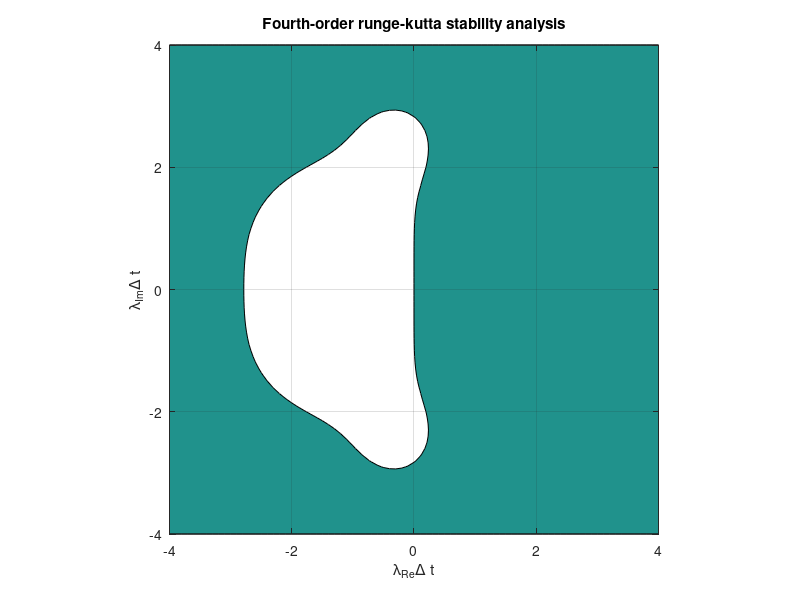

The MATLAB source for this figure: (Note: this script raises an error after producing the figure.)
%%%%%%%%%%%%%%%%%%%%%%%%%%%%%%%%%%%%%%%%%%%%%%%%%%%%%%%%%%%%%%%%%%%%%%%%%%%
%
% Applied High Perfomance Computing
%
%
%
% Problem:  Shallow water equation
%
% Method:   Sixth order semi finite discretization,
%           Fouth-order Runga Kutta Method
%
% Author: Anubhav Singh
%
%%%%%%%%%%%%%%%%%%%%%%%%%%%%%%%%%%%%%%%%%%%%%%%%%%%%%%%%%%%%%%%%%%%%%%%%%%%


function assignment1()

    clear all; close all; clc;
    %%%%%%%%%%%%%%%%%%%%%%%%%%%%%%%%%%%%%%%%%%%%%%%%%%%%%%%
    %%%%% Fourth-order runge-kutta stability analysis %%%%%
    %%%%%%%%%%%%%%%%%%%%%%%%%%%%%%%%%%%%%%%%%%%%%%%%%%%%%%%

    [X, Y]          = meshgrid(-4:0.1:4, -4:0.1:4);
    lambda_dt       = X + i*Y;
    sigma           = 1 + lambda_dt + (lambda_dt.^2)/2 + (lambda_dt.^3)/6 + (lambda_dt.^4)/24;
    Z               = abs(sigma);

    % Plot the stability diagram
    figure('WindowStyle', 'docked');

    contourf(X, Y, Z, [1 1],'-k');
    hold on;
    axis('equal', [-4 4 -4 4]);
    grid on;
    xlabel('\lambda_{Re}\Delta t');
    ylabel('\lambda_{Im}\Delta t');
    title("Fourth-order runge-kutta stability analysis");

    %%%%%%%%%%%%%%%%%%%%%%%%%%%%%%%%%%%%%%%%%%%%%%%%%%%%%%%
    %%%%% Fourth-order runge-kutta error analysis %%%%%
    %%%%%%%%%%%%%%%%%%%%%%%%%%%%%%%%%%%%%%%%%%%%%%%%%%%%%%%

    lambda_dt          = i*Y;
    sigma           = 1 + lambda_dt + (lambda_dt.^2)/2 + (lambda_dt.^3)/6 + (lambda_dt.^4)/24;
    Z               = abs(sigma);
    phase_sigma     = angle(sigma);
    phase_err       = phase_sigma - wrapToPi(Y);
    amp_err         = Z;

    % plot the phase-error
    figure('WindowStyle', 'docked');

    plot(Y, phase_err, 'LineWidth', 2, 'MarkerSize', 20);
    hold on;
    axis('equal', [-4 4 -7 7]);
    grid on;
    xlabel('\lambda_{Im}\Delta t');
    ylabel('\Delta \theta');
    title("Fourth-order runge-kutta phase error analysis");

    % plot the amplitude-error
    figure('WindowStyle', 'docked');

    plot(Y, amp_err, 'LineWidth', 2, 'MarkerSize', 20);
    hold on;
    axis('equal', [-4 4 -7 7]);
    grid on;
    xlabel('\lambda_{Im}\Delta t');
    ylabel('\Delta Amp');
    title("Fourth-order runge-kutta amplitude error analysis");

    %%%%%%%%%%%%%%%%%%%%%%%%%%%%%%%%%%%%%%%%%%%%%
    %%%%% Shallow water equation solution %%%%%%%
    %%%%%%%%%%%%%%%%%%%%%%%%%%%%%%%%%%%%%%%%%%%%%

    % Simulation parameters
    x_min           =   0.00;
    x_max           = 100.00;
    y_min           =   0.00;
    y_max           = 100.00;
    t_min           =   0.00;
    t_max           = 100.00;

    Delta_x         =  1;
    Delta_y         =  1;
    Delta_t         =  0.01;

    N_x=length(x_min:Delta_x:x_max); N_y=length(y_min:Delta_y:y_max);  %number of grid points

    N_t=length(t_min:Delta_t:t_max);  %number of time steps

    % Create meshgrid which hads 6 more gridpoints on both x and y axis.
    % The extra gridpoints accomodate for periodic boundary and calculation
    % of sixth order finite difference at gridpoints near the boundaries.
    [p,q]=meshgrid(cat(2, [x_min-3*Delta_y x_min-2*Delta_y x_min-Delta_y],...
            x_min:Delta_y:x_max,[x_min+Delta_y x_min+2*Delta_y x_min+3*Delta_y]),...
            cat(2, [y_min-3*Delta_y y_min-2*Delta_y y_min-Delta_y],...
            y_min:Delta_y:y_max,[y_min+Delta_y y_min+2*Delta_y y_min+3*Delta_y]));

    g=9.81;      % gravitational constant

    % initial condition
    x=4:N_x+3; y=4:N_y+3;
    time=0; %time in seconds
    h(1:N_x+6, 1:N_y+6)=1 + 0.5*exp(-1/25*((p-30).^2 + (q-30).^2));
    v_x(1:N_x+6, 1:N_y+6)=0;
    v_y(1:N_x+6, 1:N_y+6)=0;

    % plot the result
    swe_plot = figure('WindowStyle', 'docked');
    Solution = surf(x,y, h(x,y),'linestyle','none','EdgeColor','none'); view(-60,90);
    hold on;
    axis([4 N_x+3 4 N_y+3 -10 10]);
    xlabel('x'); ylabel('y'); zlabel('z');
    hold off;
    grid off;
    t = title(['t = ' num2str(time) ' s']);

    % time marching loop
    for n=1:N_t
        % Runge-Kutta fourth order
        k1_vx       = f_vx(v_x,v_y,h,N_x,N_y,Delta_x,Delta_y,g);
        k1_vy       = f_vy(v_x,v_y,h,N_x,N_y,Delta_x,Delta_y,g);
        k1_h        = f_h(v_x,v_y,h,N_x,N_y,Delta_x,Delta_y);
        v_x_t=v_x; v_y_t=v_y; h_t=h;
        v_x_t(x,y)  =v_x(x,y)+0.5*Delta_t*k1_vx;
        v_y_t(x,y)  =v_y(x,y)+0.5*Delta_t*k1_vy;
        h_t(x,y)    =h(x,y)+0.5*Delta_t*k1_h;
        v_x_t = apply_periodic_boundary(v_x_t);
        v_y_t = apply_periodic_boundary(v_y_t);
        h_t  = apply_periodic_boundary(h_t);

        k2_vx       =f_vx(v_x_t,v_y_t,h_t,N_x,N_y,Delta_x,Delta_y,g);
        k2_vy       =f_vy(v_x_t,v_y_t,h_t,N_x,N_y,Delta_x,Delta_y,g);
        k2_h        =f_h(v_x_t,v_y_t,h_t,N_x,N_y,Delta_x,Delta_y);
        v_x_t(x,y)  =v_x(x,y)+0.5*Delta_t*k2_vx;
        v_y_t(x,y)  =v_y(x,y)+0.5*Delta_t*k2_vy;
        h_t(x,y)    =h(x,y)+0.5*Delta_t*k2_h;
        v_x_t = apply_periodic_boundary(v_x_t);
        v_y_t = apply_periodic_boundary(v_y_t);
        h_t  = apply_periodic_boundary(h_t);

        k3_vx       =f_vx(v_x_t,v_y_t,h_t,N_x,N_y,Delta_x,Delta_y,g);
        k3_vy       =f_vy(v_x_t,v_y_t,h_t,N_x,N_y,Delta_x,Delta_y,g);
        k3_h        =f_h(v_x_t,v_y_t,h_t,N_x,N_y,Delta_x,Delta_y);
        v_x_t(x,y)  =v_x(x,y)+Delta_t*k3_vx;
        v_y_t(x,y)  =v_y(x,y)+Delta_t*k3_vy;
        h_t(x,y)    =h(x,y)+Delta_t*k3_h;
        v_x_t = apply_periodic_boundary(v_x_t);
        v_y_t = apply_periodic_boundary(v_y_t);
        h_t  = apply_periodic_boundary(h_t);

        k4_vx       =f_vx(v_x_t,v_y_t,h_t,N_x,N_y,Delta_x,Delta_y,g);
        k4_vy       =f_vy(v_x_t,v_y_t,h_t,N_x,N_y,Delta_x,Delta_y,g);
        k4_h        =f_h(v_x_t,v_y_t,h_t,N_x,N_y,Delta_x,Delta_y);
        v_x(x,y)    =v_x(x,y)+Delta_t*(k1_vx/6+k2_vx/3+k3_vx/3+k4_vx/6);
        v_y(x,y)    =v_y(x,y)+Delta_t*(k1_vy/6+k2_vy/3+k3_vy/3+k4_vy/6);
        h(x,y)      =h(x,y)+Delta_t*(k1_h/6+k2_h/3+k3_h/3+k4_h/6);
        v_x_t = apply_periodic_boundary(v_x_t);
        v_y_t = apply_periodic_boundary(v_y_t);
        h_t  = apply_periodic_boundary(h_t);

        time=time+Delta_t;

        % plot results

        set(Solution,  'ZData', h(x,y));
        t.String = ['t = ' num2str(time) ' s'];
        drawnow;
    end

return
end

function f=f_vx(v_x,v_y,h,N_x,N_y,Delta_x,Delta_y,g)
	x=4:N_x+3; y=4:N_y+3;
    % Sixth order finite stencil
	f = (-v_x(x,y).*((1/60)*v_x(x+3,y)-(1/60)*v_x(x-3,y)...
                            -(3/20)*v_x(x+2,y)+(3/20)*v_x(x-2,y)...
                            +(3/4)*v_x(x+1,y)-(3/4)*v_x(x-1,y))/(Delta_x) ...
           -v_y(x,y).*((1/60)*v_x(x,y+3)-(1/60)*v_x(x,y-3)...
                            -(3/20)*v_x(x,y+2)+(3/20)*v_x(x,y-2)...
                            +(3/4)*v_x(x,y+1)-(3/4)*v_x(x,y-1))/(Delta_y)) ...
          -g*((1/60)*h(x+3,y)-(1/60)*h(x-3,y)...
                            -(3/20)*h(x+2,y)+(3/20)*h(x-2,y)...
                            +(3/4)*h(x+1,y)-(3/4)*h(x-1,y))/(Delta_x);
end

function f=f_vy(v_x,v_y,h,N_x,N_y,Delta_x,Delta_y,g)
	x=4:N_x+3; y=4:N_y+3;
    % Sixth order finite stencil
	f = (-v_x(x,y).*((1/60)*v_y(x+3,y)-(1/60)*v_y(x-3,y)...
                            -(3/20)*v_y(x+2,y)+(3/20)*v_y(x-2,y)...
                            +(3/4)*v_y(x+1,y)-(3/4)*v_y(x-1,y))/(Delta_x) ...
           -v_y(x,y).*((1/60)*v_y(x,y+3)-(1/60)*v_y(x,y-3)...
                            -(3/20)*v_y(x,y+2)+(3/20)*v_y(x,y-2)...
                            +(3/4)*v_y(x,y+1)-(3/4)*v_y(x,y-1))/(Delta_y)) ...
          -g*((1/60)*h(x,y+3)-(1/60)*h(x,y-3)...
                            -(3/20)*h(x,y+2)+(3/20)*h(x,y-2)...
                            +(3/4)*h(x,y+1)-(3/4)*h(x,y-1))/(Delta_y);
end

function f=f_h(v_x,v_y,h,N_x,N_y,Delta_x,Delta_y)
	x=4:N_x+3; y=4:N_y+3;
    % Sixth order finite stencil
	f =   (-v_x(x,y).*((1/60)*h(x+3,y)-(1/60)*h(x-3,y)...
                        -(3/20)*h(x+2,y)+(3/20)*h(x-2,y)...
                        +(3/4)*h(x+1,y)-(3/4)*h(x-1,y))/(Delta_x) ...
             -v_y(x,y).*((1/60)*h(x,y+3)-(1/60)*h(x,y-3)...
                        -(3/20)*h(x,y+2)+(3/20)*h(x,y-2)...
                        +(3/4)*h(x,y+1)-(3/4)*h(x,y-1))/(Delta_y) ) ...
             -h(x,y).*(((1/60)*v_x(x+3,y)-(1/60)*v_x(x-3,y)...
                        -(3/20)*v_x(x+2,y)+(3/20)*v_x(x-2,y)...
                        +(3/4)*v_x(x+1,y)-(3/4)*v_x(x-1,y))/(Delta_x)...
                        +((1/60)*v_y(x,y+3)-(1/60)*v_y(x,y-3)...
                        -(3/20)*v_y(x,y+2)+(3/20)*v_y(x,y-2)...
                        +(3/4)*v_y(x,y+1)-(3/4)*v_y(x,y-1))/(Delta_y));
end

function input=apply_periodic_boundary(input)
        input(3,:)=input(end-3,:); input(:,3)=input(:,end-3); input(end-2,:)=input(4,:); input(:,end-2)=input(:,4);
        input(2,:)=input(end-4,:); input(:,2)=input(:,end-4); input(end-1,:)=input(5,:); input(:,end-1)=input(:,5);
        input(1,:)=input(end-5,:); input(:,1)=input(:,end-5); input(end,:)=input(6,:); input(:,end)=input(:,6);

end
